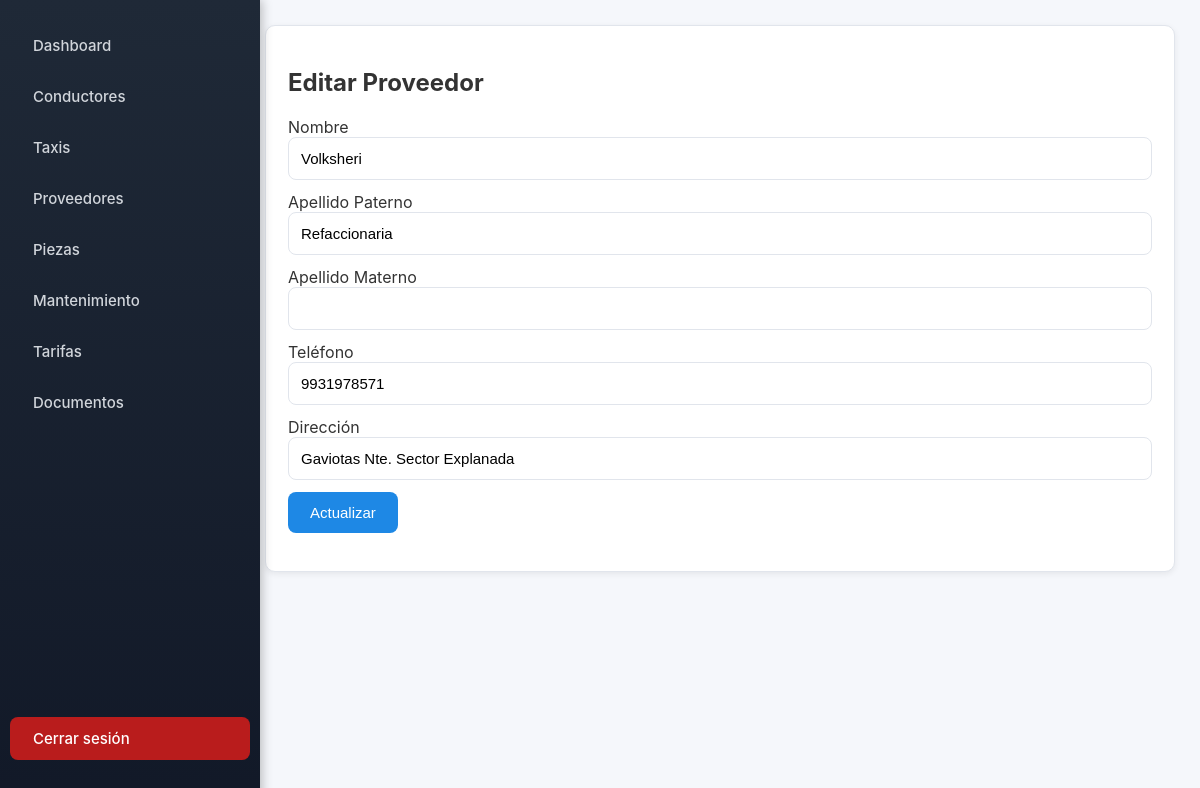
Screenshot of /paginas/proveedores/editar.php?id=1 (signed in) with the database file from the repository.
### tables this page shows
CREATE TABLE IF NOT EXISTS `proveedores` (
  `NOMBRE` varchar(50) DEFAULT NULL,
  `APELLIDO_PATERNO` varchar(50) DEFAULT NULL,
  `APELLIDO_MATERNO` varchar(50) DEFAULT NULL,
  `TELEFONO` varchar(15) DEFAULT NULL,
  `DIRECCION` varchar(100) DEFAULT NULL,
  `CVE_PROVEEDORES` int(11) NOT NULL AUTO_INCREMENT,
  PRIMARY KEY (`CVE_PROVEEDORES`)
);

### paginas/proveedores/editar.php (the view, shortened to what this page needs)
<?php
include '../../conexion.php';
include '../../includes/menu.php';
$id = intval($_GET["id"]);
$stmt = $conn->prepare("SELECT * FROM PROVEEDORES WHERE CVE_PROVEEDORES=?");
$stmt->bind_param("i", $id);
$stmt->execute();
$data = $stmt->get_result()->fetch_assoc();
?>
<div class="card">
    <h2>Editar Proveedor</h2>
    <form method="post">
        <label>Nombre</label>
        <input class="input" name="NOMBRE" value="<?= $data['NOMBRE'] ?>">
        <label>Apellido Paterno</label>
        <input class="input" name="APELLIDO_PATERNO" value="<?= $data['APELLIDO_PATERNO'] ?>">
        <label>Apellido Materno</label>
        <input class="input" name="APELLIDO_MATERNO" value="<?= $data['APELLIDO_MATERNO'] ?>">
        <label>Teléfono</label>
        <input class="input" name="TELEFONO" value="<?= $data['TELEFONO'] ?>">
        <label>Dirección</label>
        <input class="input" name="DIRECCION" value="<?= $data['DIRECCION'] ?>">
        <button class="button">Actualizar</button>
    </form>
</div>
<?php include '../../includes/footer.php'; ?>

### css/estilos.css (style rules this page uses)
* { transition: all .15s ease-in-out; }
.card { background: var(--card); padding: 22px; border-radius: 10px; box-shadow:0 2px 6px rgba(0,0,0,.07); border:1px solid var(--borde); margin-bottom:20px; animation: fadeIn .4s ease; }
.button { background: var(--color-primario); border:none; color:white; padding:12px 22px; border-radius:8px; cursor:pointer; font-size:15px; display:inline-block; text-decoration:none; }
.input, input, select, textarea { width:100%; padding:12px; border-radius:8px; border:1px solid var(--borde); margin-bottom:12px; font-size:15px; }

### rows the page displays
proveedores: NOMBRE "Volksheri", APELLIDO_PATERNO "Refaccionaria", TELEFONO "9931978571", DIRECCION "Gaviotas Nte. Sector Explanada"
